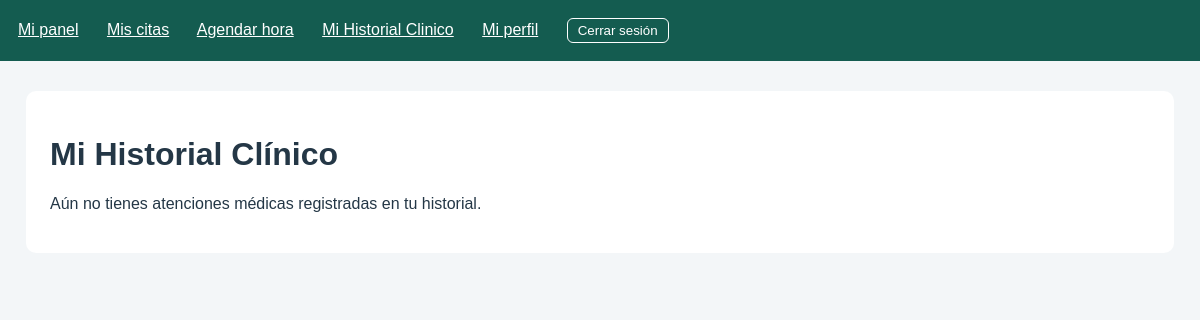
/PHP/paciente/mi_historial.php (signed in), run on an earlier commit of the app's database.
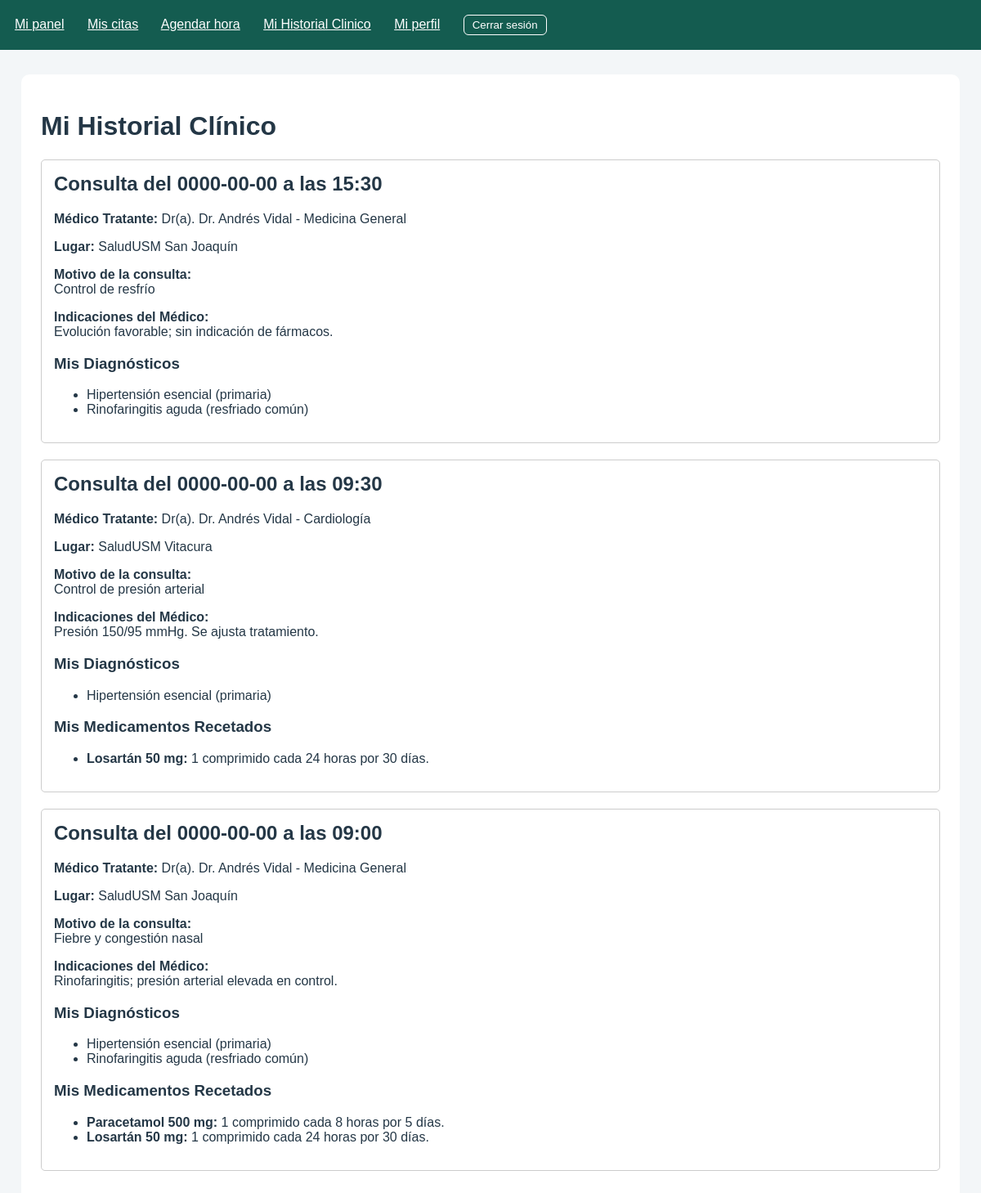
And on a later commit of the database.
### tables this page shows
CREATE TABLE `atencion` (
  `Nro_Atencion` int(11) NOT NULL,
  `Motivo_Atencion` text NOT NULL,
  `Observaciones_Atencion` text NOT NULL,
  `Nro_Cita` int(11) NOT NULL
);

CREATE TABLE `cita` (
  `Nro_Cita` int(11) NOT NULL,
  `Fecha_Cita` date NOT NULL,
  `Hora_Cita` time NOT NULL,
  `Codigo_Centro` int(11) NOT NULL,
  `RUT_Paciente` varchar(10) DEFAULT NULL COMMENT 'XXXXXXXX-X',
  `RUT_Medico` varchar(10) NOT NULL COMMENT 'XXXXXXXX-X',
  `ID_Especialidad` int(11) NOT NULL,
  `ID_Estado` int(11) NOT NULL
);

CREATE TABLE `medico` (
  `RUT_Medico` varchar(10) NOT NULL COMMENT 'XXXXXXXX-X',
  `Nombre_Medico` varchar(100) NOT NULL,
  `E-mail_Medico` varchar(100) NOT NULL COMMENT '...@...',
  `Contrasena_Hash` varchar(255) DEFAULT NULL
);

CREATE TABLE `especialidad` (
  `ID_Especialidad` int(11) NOT NULL,
  `Nombre_Especialidad` varchar(255) NOT NULL
);

CREATE TABLE `centro_medico` (
  `Codigo_Centro` int(11) NOT NULL,
  `Nombre_Centro` varchar(100) NOT NULL,
  `Comuna_Centro` varchar(100) NOT NULL,
  `Region_Centro` varchar(2) NOT NULL COMMENT 'RM, VA, CO, AT...'
);

CREATE TABLE `diagnostico` (
  `Codigo_Diagnostico` varchar(3) NOT NULL COMMENT 'Codigo CIE-10',
  `Descripcion_Diagnostico` text NOT NULL
);

CREATE TABLE `receta` (
  `ID_Receta` int(11) NOT NULL,
  `Medicamento_Receta` text NOT NULL,
  `Dosis_Receta` text NOT NULL,
  `Dias-Tratamiento_Receta` int(11) NOT NULL,
  `Nro_Atencion` int(11) NOT NULL
);

### PHP/includes/autenticacion.php (called while the page is built, shortened)
<?php
function escapar($valor): string {
    return htmlspecialchars((string)$valor, ENT_QUOTES, 'UTF-8');
}
function exigirRol(string $rol): array {
    return $_SESSION['cuenta'];
}

### PHP/includes/atenciones.php (called while the page is built, shortened)
<?php
function diagnosticosAtencion(PDO $db, int $nroAtencion): array {
    $q = $db->prepare('SELECT d.Codigo_Diagnostico, d.Descripcion_Diagnostico
        FROM atencion_diagnostico ad JOIN diagnostico d ON d.Codigo_Diagnostico = ad.Codigo_Diagnostico
        WHERE ad.Nro_Atencion = ? ORDER BY d.Codigo_Diagnostico');
    $q->execute([$nroAtencion]);
    return $q->fetchAll(PDO::FETCH_ASSOC);
}
function recetasAtencion(PDO $db, int $nroAtencion): array {
    $q = $db->prepare('SELECT ID_Receta, Medicamento_Receta, Dosis_Receta, `Dias-Tratamiento_Receta` AS Dias
        FROM receta WHERE Nro_Atencion = ? ORDER BY ID_Receta');
    $q->execute([$nroAtencion]);
    return $q->fetchAll(PDO::FETCH_ASSOC);
}
function historialPaciente(PDO $db, string $rutPaciente): array {
    $q = $db->prepare("SELECT a.Nro_Atencion, a.Motivo_Atencion, a.Observaciones_Atencion, c.Nro_Cita,
            c.Fecha_Cita, TIME_FORMAT(c.Hora_Cita, '%H:%i') AS Hora, esp.Nombre_Especialidad,
            m.Nombre_Medico, cm.Nombre_Centro
        FROM atencion a
        JOIN cita c ON c.Nro_Cita = a.Nro_Cita
        JOIN especialidad esp ON esp.ID_Especialidad = c.ID_Especialidad
        JOIN medico m ON m.RUT_Medico = c.RUT_Medico
        JOIN centro_medico cm ON cm.Codigo_Centro = c.Codigo_Centro
        WHERE c.RUT_Paciente = ?
        ORDER BY c.Fecha_Cita DESC, c.Hora_Cita DESC");
    $q->execute([$rutPaciente]);
    $atenciones = $q->fetchAll(PDO::FETCH_ASSOC);
    foreach ($atenciones as &$atencion) {
        $atencion['diagnosticos'] = diagnosticosAtencion($db, (int)$atencion['Nro_Atencion']);
        $atencion['recetas'] = recetasAtencion($db, (int)$atencion['Nro_Atencion']);
    }
    return $atenciones;
}

### PHP/paciente/mi_historial.php (the view, shortened to what this page needs)
<?php
require_once __DIR__ . '/../includes/autenticacion.php';
require_once __DIR__ . '/../includes/atenciones.php';
$cuenta = exigirRol('Paciente');
$miRut = (string)$cuenta['id'];
$errores = [];
$historial = [];
try {
    require __DIR__ . '/../config/conexion.php';
    $historial = historialPaciente($conexion, $miRut);
} catch (Throwable $error) {
    error_log('SaludUSM mi historial: ' . $error->getMessage());
    $errores[] = 'Error al cargar tu historial clínico.';
}
?>
<!doctype html><html lang="es"><head>
<link rel="stylesheet" href="../../CSS/estilos.css">
</head><body>
<?php require __DIR__ . '/../includes/nav_cuenta.php'; ?>
<main>
<h1>Mi Historial Clínico</h1>
<?php if (!$historial): ?>
    <p>Aún no tienes atenciones médicas registradas en tu historial.</p>
<?php else: ?>
    <?php foreach ($historial as $atencion): ?>
        <div style="border: 1px solid #ccc; padding: 15px; margin-bottom: 20px; border-radius: 5px;">
            <h2 style="margin-top: 0;">Consulta del <?= escapar($atencion['Fecha_Cita']) ?> a las <?= escapar($atencion['Hora']) ?></h2>
            <p><strong>Médico Tratante:</strong> Dr(a). <?= escapar($atencion['Nombre_Medico']) ?> - <?= escapar($atencion['Nombre_Especialidad']) ?></p>
            <p><strong>Lugar:</strong> <?= escapar($atencion['Nombre_Centro']) ?></p>
            <p><strong>Motivo de la consulta:</strong><br><?= nl2br(escapar($atencion['Motivo_Atencion'])) ?></p>
            <p><strong>Indicaciones del Médico:</strong><br><?= nl2br(escapar($atencion['Observaciones_Atencion'])) ?></p>
            <?php if (!empty($atencion['diagnosticos'])): ?>
                <h3>Mis Diagnósticos</h3>
                <ul>
                    <?php foreach ($atencion['diagnosticos'] as $diag): ?>
                        <li><?= escapar($diag['Descripcion_Diagnostico']) ?></li>
                    <?php endforeach; ?>
                </ul>
            <?php endif; ?>
            <?php if (!empty($atencion['recetas'])): ?>
                <h3>Mis Medicamentos Recetados</h3>
                <ul>
                    <?php foreach ($atencion['recetas'] as $receta): ?>
                        <li><strong><?= escapar($receta['Medicamento_Receta']) ?>:</strong> <?= escapar($receta['Dosis_Receta']) ?> por <?= escapar($receta['Dias']) ?> días.</li>
                    <?php endforeach; ?>
                </ul>
            <?php endif; ?>
        </div>
    <?php endforeach; ?>
<?php endif; ?>
</main></body></html>

### PHP/includes/nav_cuenta.php (shortened to what this page needs)
<?php
$enlacesRol = [
    'Paciente' => [['/paciente/index.php', 'Mi panel'], ['/paciente/mis_citas.php', 'Mis citas'],
                   ['/paciente/agendar.php', 'Agendar hora'], ['/paciente/mi_historial.php', 'Mi Historial Clinico']],
    'Medico' => [['/medico/index.php', 'Mi panel'], ['/medico/agenda.php', 'Agenda'], ['/medico/pacientes.php', 'Mis pacientes']],
    'Administrador' => [['/admin/index.php', 'Panel'], ['/admin/centros.php', 'Centros médicos'],
                        ['/admin/medicos.php', 'Médicos']]
];
?>
<nav aria-label="Navegación de la cuenta">
    <?php foreach ($enlacesRol[$_SESSION['cuenta']['rol'] ?? ''] ?? [] as [$ruta, $texto]): ?>
    <a href="<?= escapar(BASE_ACCESO . $ruta) ?>"><?= escapar($texto) ?></a>
    <?php endforeach; ?>
    <a href="<?= escapar(BASE_ACCESO) ?>/perfil.php">Mi perfil</a>
    <form class="nav-salir" method="post" action="<?= escapar(BASE_ACCESO) ?>/logout.php">
        <button type="submit">Cerrar sesión</button>
    </form>
</nav>

### CSS/estilos.css (style rules this page uses)
body { margin: 0; font-family: Arial, sans-serif; background: #f3f6f8; color: #243746; }
nav { padding: 18px; background: #145c50; }
nav a { color: white; margin-right: 24px; }
main { max-width: 1100px; margin: 30px auto; padding: 24px; background: white; border-radius: 10px; }
a { color: #145c50; }
.nav-salir { display: inline; }
.nav-salir button { background: none; border: 1px solid white; border-radius: 6px; color: white; padding: 4px 10px; cursor: pointer; }

What changed in the data, as far as the page shows it:
added atencion: cita.Fecha_Cita "0000-00-00", Hora "15:30", medico.Nombre_Medico "Dr. Andrés Vidal", especialidad.Nombre_Especialidad "Medicina General", centro_medico.Nombre_Centro "SaludUSM San Joaquín", Motivo_Atencion "Control de resfrío", Observaciones_Atencion "Evolución favorable; sin indicación de fármacos."
added diagnostico: Descripcion_Diagnostico "Hipertensión esencial (primaria)"
added diagnostico: Descripcion_Diagnostico "Rinofaringitis aguda (resfriado común)"
added atencion: cita.Fecha_Cita "0000-00-00", Hora "09:30", medico.Nombre_Medico "Dr. Andrés Vidal", especialidad.Nombre_Especialidad "Cardiología", centro_medico.Nombre_Centro "SaludUSM Vitacura", Motivo_Atencion "Control de presión arterial", Observaciones_Atencion "Presión 150/95 mmHg. Se ajusta tratamiento."
added receta: Medicamento_Receta "Losartán 50 mg", Dosis_Receta "1 comprimido cada 24 horas", escapar "30", shown under "0000-00-00"
added atencion: cita.Fecha_Cita "0000-00-00", Hora "09:00", medico.Nombre_Medico "Dr. Andrés Vidal", especialidad.Nombre_Especialidad "Medicina General", centro_medico.Nombre_Centro "SaludUSM San Joaquín", Motivo_Atencion "Fiebre y congestión nasal", Observaciones_Atencion "Rinofaringitis; presión arterial elevada en control."
added receta: Medicamento_Receta "Paracetamol 500 mg", Dosis_Receta "1 comprimido cada 8 horas", escapar "5", shown under "0000-00-00"
added receta: Medicamento_Receta "Losartán 50 mg", Dosis_Receta "1 comprimido cada 24 horas", escapar "30", shown under "0000-00-00"
Also different on the page:
text no longer shown: "Aún no tienes atenciones médicas registradas en tu historial."
